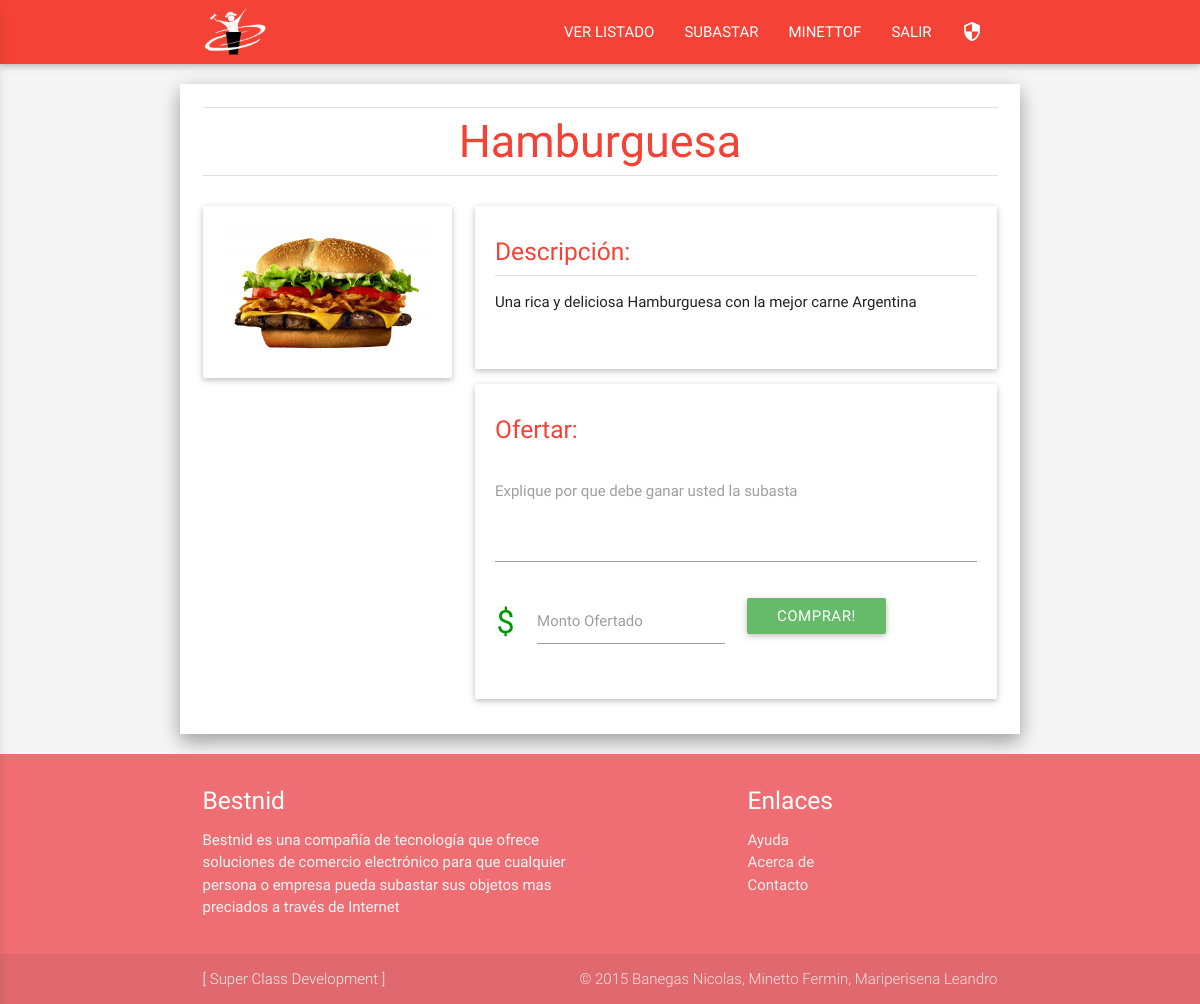
The app's page /Comprar.php?id=7 (signed in), older data.
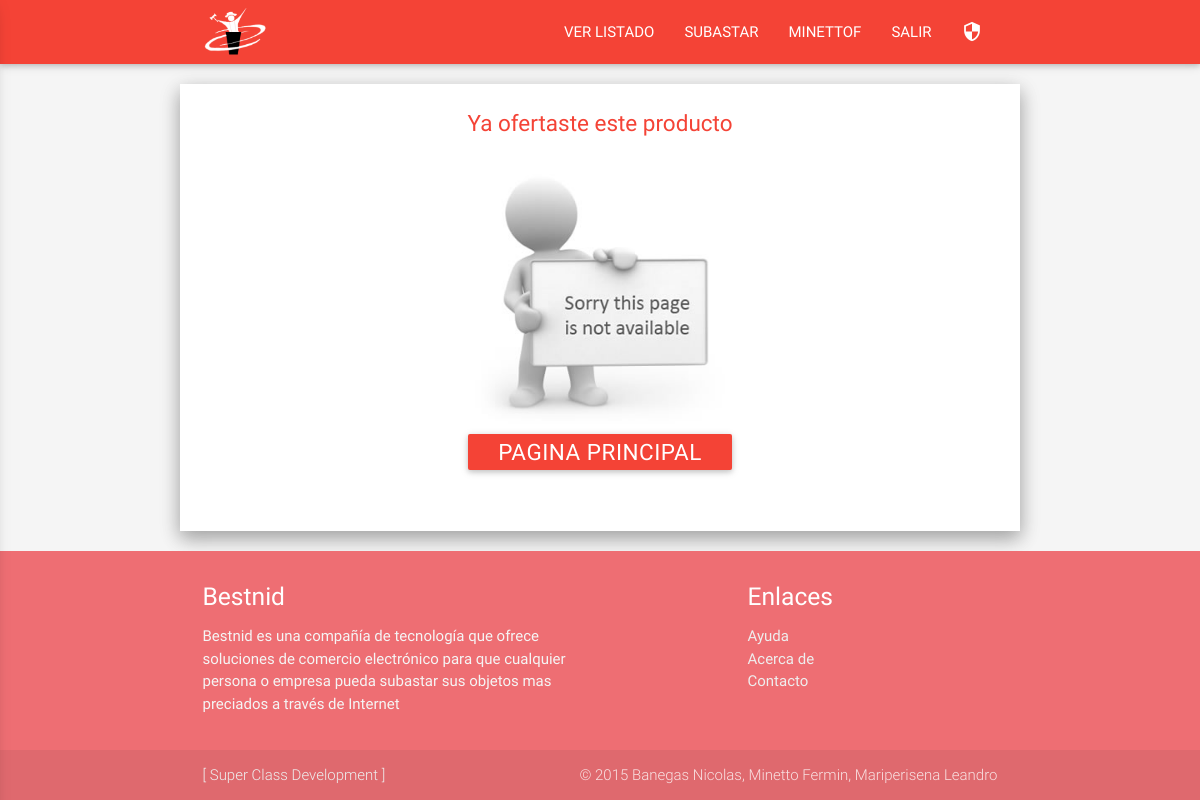
The same page, newer data.
### tables this page shows
CREATE TABLE IF NOT EXISTS `producto` (
  `id` int(11) NOT NULL AUTO_INCREMENT,
  `titulo` varchar(100) NOT NULL,
  `foto` varchar(150) NOT NULL,
  `descripcion` varchar(500) NOT NULL,
  `estado` smallint(6) NOT NULL,
  `fecha_ini` date NOT NULL,
  `fecha_fin` date NOT NULL,
  `id_categoria` int(11) NOT NULL,
  `id_usuario` int(11) NOT NULL,
  `id_user_ganador` int(11) NOT NULL,
  PRIMARY KEY (`id`)
);

### includes/modelo.class.php (called while the page is built, shortened)
<?php
class Modelo {
	private static $user = 'root';
	private static $pass = '';
	private static $host = '127.0.0.1';
	private static $dbnm = 'bestnid';
	private $con;
	function __construct() {
		$this->con = new mysqli(
			self::$host,
			self::$user,
			self::$pass,
			self::$dbnm);
		$this->con->set_charset("utf8");
	}
				else{ ?><p class="center red-text" > Contraseña Invalida </p> <?php return false;}
		?><p class="center red-text" > Usuario Invalido </p> <?php
	public function getProduct($id){
		$res = $this->con->query("SELECT * FROM producto WHERE id = '{$id}' ");
		$fila = array();
		$fila[] = $res->fetch_assoc() ;
		$resultado = $fila[0];
	return $resultado;
	}
	public function hasOferta( $id_producto ){
		$q = $this->con->query(
			"SELECT * FROM venta WHERE id_usuario = '{$_SESSION['id']}' AND id_producto = '{$id_producto}' "
		);
		return ( $q->num_rows > 0 );
	}
}
?>

### Comprar.php (the view, shortened to what this page needs)
<?php
include('includes/modelo.class.php');
$con = new Modelo();
if(!isset($_GET['id']) or !is_numeric($_GET['id'])){
    $mje = "ID invalido"; $btnpag = 'index.php'; $btnname = 'PAGINA PRINCIPAL';
}else if(!isset($_SESSION['id'])){
    $mje = 'No se puede ofertar sin estar logueado'; $btnpag = 'Login.php'; $btnname = 'INGRESAR';
	}else{
	$producto = $con->getProduct($_GET['id']);
	if( $_SESSION['id'] == $producto['id_usuario'] ){
		$mje = 'No se puede ofertar tu propio producto'; $btnpag = 'index.php'; $btnname = 'PAGINA PRINCIPAL';
	}else if( $con->hasOferta($producto['id']) ){
		$mje = 'Ya ofertaste este producto'; $btnpag = 'index.php'; $btnname = 'PAGINA PRINCIPAL';
		}
	}
include('includes/header.php');
if(isset($mje)){?>
    <br><div class="red-text center" style="font-size:1.5rem"><?php echo $mje; ?><br><br>
	<?php if($mje != "Tu oferta ha sido enviada."){ ?><img src="img/Error.jpg" width="250" /><br><?php }else{ ?><img src="img/success.jpg" width="250" /><br> <?php } ?>
	<a class="btn red"href="<?php echo $btnpag; ?>"><?php echo $btnname; ?></a>
	<br><br>
	</div>
<?php }else{ ?>
<br>
<li class="divider"></li>
<div class="center">
    <span class="red-text lighten-2" style="font-size:3rem"> <?php echo $producto['titulo']; ?> </span>
</div>
<li class="divider"></li>
<br>
<div class="row">
    <div class="col s12 m5 l4">
        <img class="materialboxed responsive-img card-panel" width="500" src="<?php echo $producto['foto']; ?>">
    </div>
    <div class="col s12 m7 l8">
        <div class="card-panel">
            <div class="row" >
                <div class="col s12" >
                    <h5 class="red-text lighten-2"> Descripción: </h5>
                    <li class="divider"></li>
                    <p> <?php echo $producto['descripcion']; ?> </p>
                </div>
            </div>
        </div>
        <div class="card-panel z-depth-1">
            <?php if($producto['estado'] != 0 ){ ?>
                <div class="row red-text center">
                    <b><p class="red-text">ESTA SUBASTA HA FINALIZADO</p></b>
                </div>
            <?php }else{ ?>
                <h5 class="red-text lighten-2"> Ofertar: </h5>
                <form action="Comprar.php" method="POST">
                  <div class="row">
                    <div class="input-field col s12">
                      <textarea id="textarea1" class="materialize-textarea" length="500" name="necesidad" required ></textarea>
                      <label class="grey-text" for="textarea1">Explique por que debe ganar usted la subasta</label>
                    </div>
                    <div class="input-field col s1" style="font-size:32px; text-align:right; color: #090">$</div>
                    <div class="input-field col s5">
                      <input id="precio" type="number" step="0.01" class="validate" required name="precio" />
                      <label for="precio">Monto Ofertado</label>
                    </div>
                    <div class="input-field col s6">
                      <button class="btn waves-effect waves-light green lighten-1" type="submit">Comprar!</button>
                    </div>
                  </div>
                </form>
            <?php } ?>
        </div>
    </div>
</div>
<?php }
include('includes/footer.php'); ?>

Row changes from the older to the newer data that the page shows:
no longer on this page (row edited): producto: titulo "Hamburguesa", foto (picture), descripcion "Una rica y deliciosa Hamburguesa con la mejor carne Argentina"
Text that changed along with them:
$mje: (not shown) → "Ya ofertaste este producto"
$btnname: (not shown) → "PAGINA PRINCIPAL"
text no longer shown: "Descripción: Ofertar: Explique por que debe ganar usted la subasta $ Monto Ofertado COMPRAR!"
